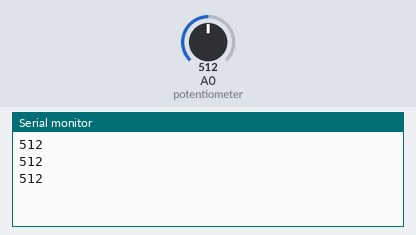
A sketch run on a simulated Arduino Uno, built with avr-gcc and run on an emulated ATmega328P. Parts: the last lines printed to the serial monitor. The test bench sets the inputs (shaded band); at power-on: A0 (potentiometer) = 512.

Above: at 1.3 s.
1.4 s: A0 (potentiometer) set to 390
At 1.9 s:
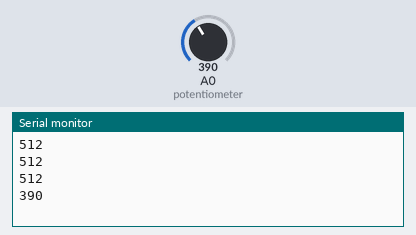
2.9 s: A0 (potentiometer) set to 410
At 3.4 s:
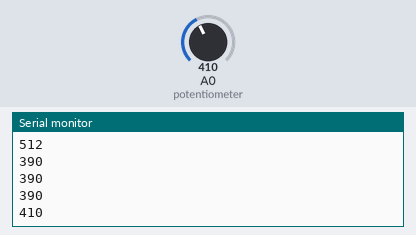
Timing chart, 0 to 5.9 s (numbered marks = the images above; inputs shaded):
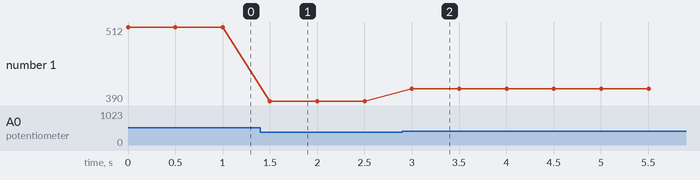

Measured:
- after the input at 1.4 s, the serial monitor: prints a new line after 0.10 s (image 1)
- after the input at 2.9 s, the serial monitor: prints a new line after 0.10 s (image 2)
- plotted number 1: 512 → 390 after the input at 1.4 s, 390 → 410 after the input at 2.9 s

The sketch:

sketch.ino
```cpp
int LED = 7;

// the setup routine runs once when you press reset:
void setup() {
  // initialize serial communication at 9600 bits per second:
  Serial.begin(9600);
}

// the loop routine runs over and over again forever:
void loop() {
  // read the input on analog pin 0:
  int knobValue = analogRead(A0);
   // print out the value you read:
  Serial.println(knobValue);

  if (knobValue > 400)
  {
    digitalWrite(LED, HIGH);
    delay(500);
  }
  else
  {
    digitalWrite(LED, LOW);
    delay(500);
  }
}
```
